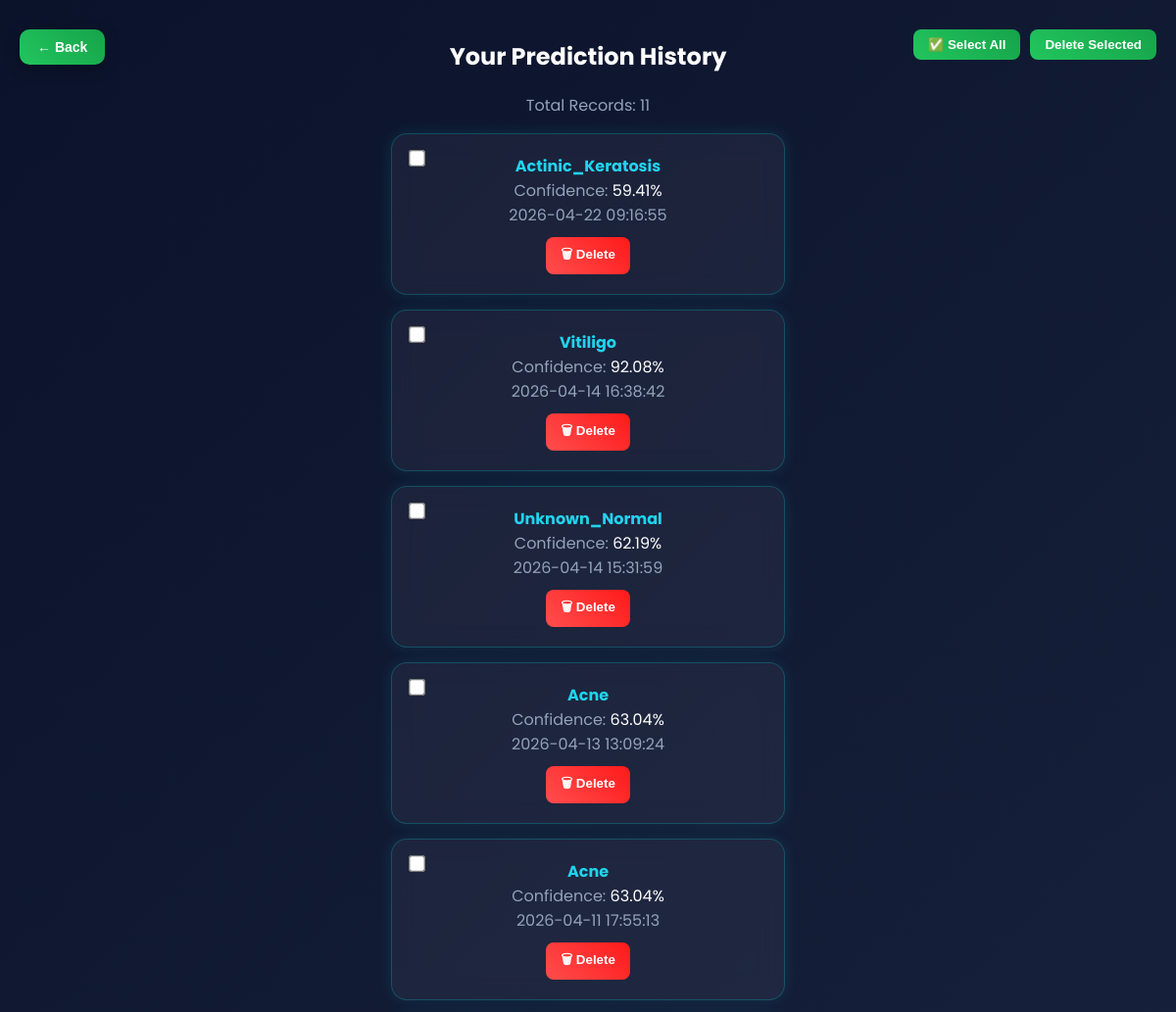
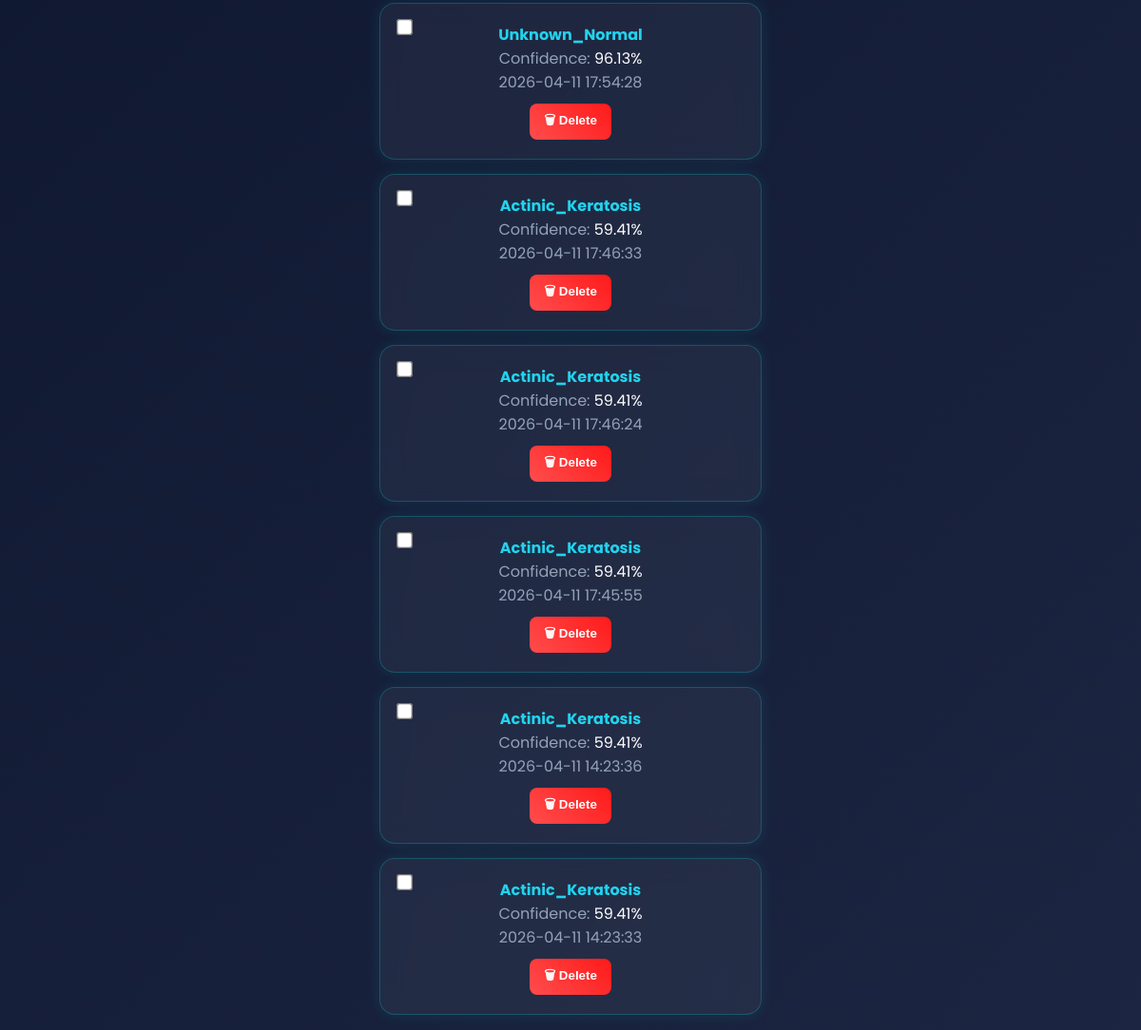
Screenshot of /history (signed in) with the database file from the repository (2 pictures, top to bottom).
### tables this page shows
CREATE TABLE history (
    id INTEGER PRIMARY KEY AUTOINCREMENT,
    user_id INTEGER,
    disease TEXT,
    confidence REAL,
    date TIMESTAMP DEFAULT CURRENT_TIMESTAMP,
    hidden INTEGER DEFAULT 0
);

### app.py (the view)
@app.route('/history')
def history():
    user_id = session.get('user_id') or 1
    user_email = session.get('user_email')
    if user_email == "admin@gmail.com":
        c.execute("SELECT * FROM history ORDER BY date DESC")
    else:
        c.execute("SELECT * FROM history WHERE user_id=? AND hidden=0 ORDER BY date DESC", (user_id,))
    data = c.fetchall()
    return render_template('history.html', history=data)

### templates/history.html (shortened to what this page needs)
<!DOCTYPE html>
<html>
<head>
</head>
<body>
<div class="container">
<h2> Your Prediction History</h2>
{% if history and history|length > 0 %}
<div class="count">Total Records: {{ history|length }}</div>
<div class="bulk-actions">
    <button onclick="selectAll()">✅ Select All</button>
    <button onclick="deleteSelected()"> Delete Selected</button>
</div>
<ul>
{% for item in history %}
<li>
<input type="checkbox" class="select-item" value="{{ item[0] }}">
 <b>{{ item[2] }}</b><br>
 <span class="label">Confidence:</span> {{ item[3] }}%<br>
 <span class="label">{{ item[4] }}</span><br>
<form method="POST" action="/delete_history/{{ item[0] }}">
    <button class="delete-btn">🗑 Delete</button>
</form>
</li>
{% endfor %}
</ul>
{% else %}
<div class="empty">
     No History Yet<br>
</div>
{% endif %}
<button class="back-btn" onclick="goBack()">← Back</button>
</div>
</body>
</html>

### templates/history.html (style rules this page uses)
body { font-family:Poppins; background:linear-gradient(135deg,#0b132b,#1c2541); color:white; margin:0; }
.container { margin-top:40px; text-align:center; }
.count { color:#94a3b8; margin-bottom:10px; }
ul { list-style:none; padding:0; }
li { position: relative; background: rgba(255,255,255,0.05); backdrop-filter: blur(12px); border: 1px solid rgba(0,255,255,0.2); margin:15px auto; padding:20px; width:360px; border-radius:16px; box-shadow: 0 0 15px rgba(0,255,255,0.1); transition:0.3s; animation: fadeIn 0.4s ease; }
.select-item { position:absolute; top:15px; left:15px; transform: scale(1.3); cursor:pointer; }
li b { color:#22d3ee; }
.label { color:#94a3b8; }
button { margin-top:10px; padding:8px 15px; border:none; border-radius:8px; cursor:pointer; }
.back-btn { position: fixed; top: 20px; left: 20px; background: linear-gradient(45deg,#22c55e,#16a34a) !important; color: white !important; padding: 10px 18px; border-radius: 10px; border: none; font-size: 14px; font-weight: bold; cursor: pointer; z-index: 9999; box-shadow: 0 4px 15px rgba(0,0,0,0.3); transition: all 0.3s ease; }
.delete-btn { background: linear-gradient(45deg,#ff4d4d,#ff1a1a); color:white; font-weight:bold; }
.bulk-actions { position: fixed; top: 20px; right: 20px; display: flex; gap: 10px; }
.bulk-actions button { background: linear-gradient(45deg,#22c55e,#16a34a); color:white; font-weight: bold; }

### rows the page displays
history: disease "Actinic_Keratosis", confidence "59.41", date "2026-04-22 09:16:55"
history: disease "Vitiligo", confidence "92.08", date "2026-04-14 16:38:42"
history: disease "Unknown_Normal", confidence "62.19", date "2026-04-14 15:31:59"
history: disease "Acne", confidence "63.04", date "2026-04-13 13:09:24"
history: disease "Acne", confidence "63.04", date "2026-04-11 17:55:13"
history: disease "Unknown_Normal", confidence "96.13", date "2026-04-11 17:54:28"
history: disease "Actinic_Keratosis", confidence "59.41", date "2026-04-11 17:46:33"
history: disease "Actinic_Keratosis", confidence "59.41", date "2026-04-11 17:46:24"
history: disease "Actinic_Keratosis", confidence "59.41", date "2026-04-11 17:45:55"
history: disease "Actinic_Keratosis", confidence "59.41", date "2026-04-11 14:23:36"
history: disease "Actinic_Keratosis", confidence "59.41", date "2026-04-11 14:23:33"

### other values shown
{{ history|length }} "11"
